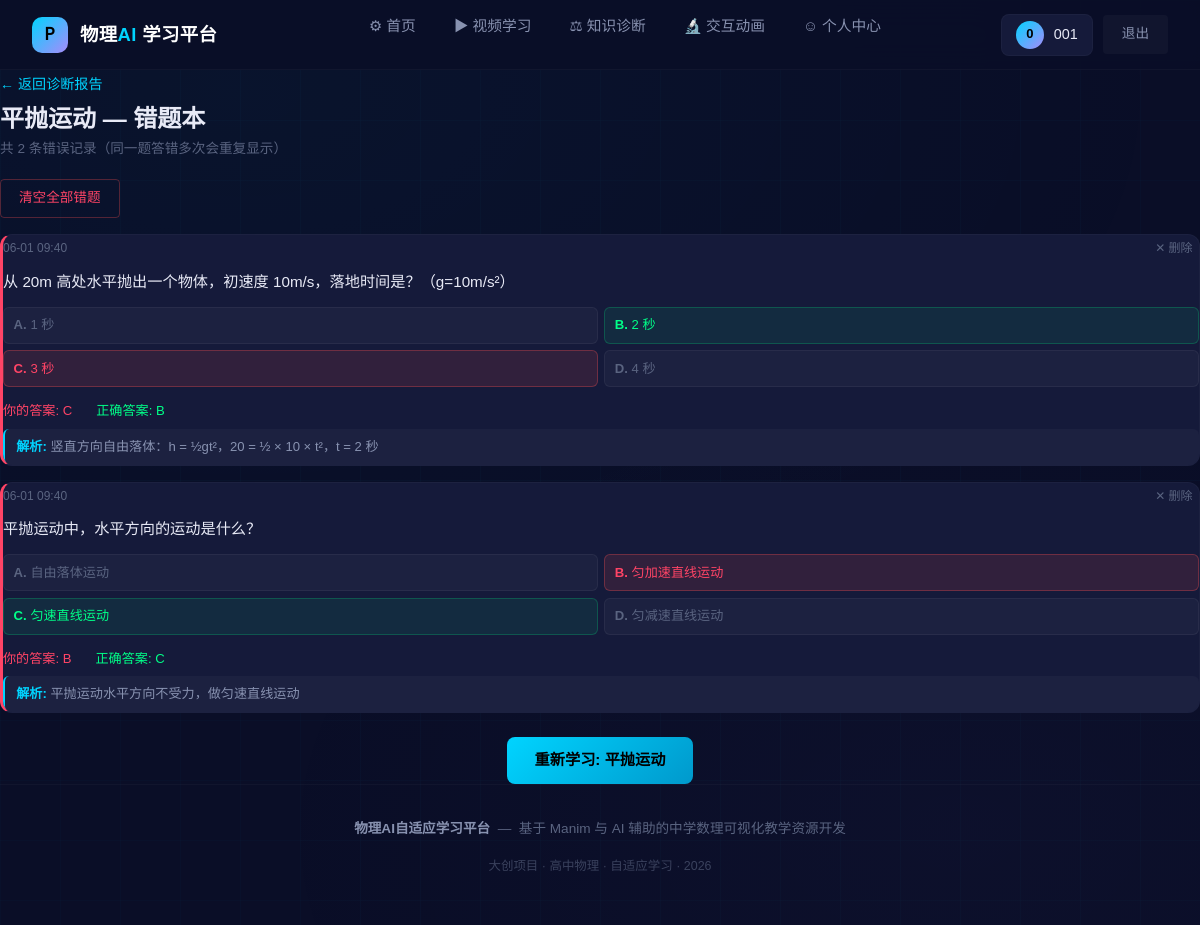
The page /diagnosis/wrong/kinematics_02 (signed in) on the database its author committed.
### app/models.py (models this page shows, shortened)
class User(UserMixin, db.Model):
    __tablename__ = 'users'
    id = db.Column(db.Integer, primary_key=True)
    username = db.Column(db.String(50), unique=True, nullable=False)
    password_hash = db.Column(db.String(256), nullable=False)
    email = db.Column(db.String(100))
    grade = db.Column(db.String(10), default='高一')
    created_at = db.Column(db.DateTime, default=datetime.now(timezone.utc))
    last_login = db.Column(db.DateTime)

class Video(db.Model):
    __tablename__ = 'videos'
    id = db.Column(db.Integer, primary_key=True)
    title = db.Column(db.String(200), nullable=False)
    description = db.Column(db.Text)
    topic = db.Column(db.String(100), nullable=False)
    topic_id = db.Column(db.String(50), nullable=False)
    subject = db.Column(db.String(20), default='物理')
    chapter = db.Column(db.String(50))
    video_path = db.Column(db.String(300), nullable=False)
    cover_path = db.Column(db.String(300))
    duration = db.Column(db.Integer)
    difficulty = db.Column(db.Integer, default=2)
    prerequisites = db.Column(db.Text)
    related = db.Column(db.Text)
    created_at = db.Column(db.DateTime, default=datetime.now(timezone.utc))

class QuizRecord(db.Model):
    __tablename__ = 'quiz_records'
    id = db.Column(db.Integer, primary_key=True)
    user_id = db.Column(db.Integer, db.ForeignKey('users.id'), nullable=False)
    question_id = db.Column(db.Integer, db.ForeignKey('questions.id'), nullable=False)
    user_answer = db.Column(db.String(1))
    is_correct = db.Column(db.Boolean)
    response_time = db.Column(db.Integer)
    answered_at = db.Column(db.DateTime, default=datetime.now(timezone.utc))
    question = db.relationship('Question', backref='records')

class Question(db.Model):
    __tablename__ = 'questions'
    id = db.Column(db.Integer, primary_key=True)
    topic_id = db.Column(db.String(50), nullable=False)
    content = db.Column(db.Text, nullable=False)
    option_a = db.Column(db.Text, nullable=False)
    option_b = db.Column(db.Text, nullable=False)
    option_c = db.Column(db.Text, nullable=False)
    option_d = db.Column(db.Text, nullable=False)
    answer = db.Column(db.String(1), nullable=False)
    explanation = db.Column(db.Text)
    difficulty = db.Column(db.Integer, default=2)
    created_at = db.Column(db.DateTime, default=datetime.now(timezone.utc))

### app/routes/diagnosis.py (the view)
@diagnosis_bp.route('/diagnosis/wrong/<topic_id>')
@login_required
def wrong_questions(topic_id):
    records = QuizRecord.query.filter(
        QuizRecord.user_id == current_user.id,
        QuizRecord.is_correct == False
    ).join(Question).filter(
        Question.topic_id == topic_id
    ).order_by(QuizRecord.answered_at.desc()).all()
    if not records:
        abort(404)
    video = Video.query.filter_by(topic_id=topic_id).first()
    topic_name = video.topic if video else topic_id
    recommended_video = Video.query.filter_by(topic_id=topic_id).first()
    return render_template('wrong_questions.html',
                           records=records,
                           topic_id=topic_id,
                           topic_name=topic_name,
                           recommended_video=recommended_video)

### app/models.py (called while the page is built)
@login_manager.user_loader
def load_user(user_id):
    return User.query.get(int(user_id))

### app/templates/wrong_questions.html (shortened to what this page needs)
{% extends "base.html" %}
{% block content %}
<div style="margin-bottom:1.2rem;">
    <a href="{{ url_for('diagnosis.diagnosis_page') }}" style="color:var(--cyan); text-decoration:none; font-size:0.88rem;">
        ← 返回诊断报告
    </a>
    <h1 style="font-size:1.5rem; font-weight:700; color:var(--text-primary); margin:0.5rem 0 0.2rem;">
        {{ topic_name }} — 错题本
    </h1>
    <p style="font-size:0.85rem; color:var(--text-muted); margin:0;">
        共 {{ records|length }} 条错误记录（同一题答错多次会重复显示）
    </p>
</div>
{% if records %}
<div style="display:flex; gap:0.5rem; margin-bottom:1rem;">
    <button onclick="deleteAllRecords('{{ topic_id }}')" class="btn btn-outline btn-sm" style="color:var(--red); border-color:rgba(255,80,80,0.3);">
        清空全部错题
    </button>
</div>
{% endif %}
{% for record in records %}
<div class="card-dark" id="record-{{ record.id }}" style="margin-bottom:1rem; border-left:3px solid var(--red);">
    <div style="display:flex; justify-content:space-between; align-items:center; font-size:0.75rem; color:var(--text-muted); margin-bottom:0.5rem;">
        <span>{{ record.answered_at.strftime('%m-%d %H:%M') if record.answered_at else '' }}</span>
        <button onclick="deleteRecord({{ record.id }})" style="background:none; border:none; color:var(--text-muted); cursor:pointer; font-size:0.75rem; padding:0.2rem 0.4rem; border-radius:4px;" onmouseover="this.style.color='var(--red)'" onmouseout="this.style.color='var(--text-muted)'">
            ✕ 删除
        </button>
    </div>
    <div style="font-size:0.95rem; color:var(--text-primary); line-height:1.6; margin-bottom:0.8rem;">
        {{ record.question.content if record.question else '题目已删除' }}
    </div>
    {% if record.question %}
    <div style="display:grid; grid-template-columns:1fr 1fr; gap:0.4rem; margin-bottom:0.8rem;">
        {% set opts = [
            ('A', record.question.option_a),
            ('B', record.question.option_b),
            ('C', record.question.option_c),
            ('D', record.question.option_d)
        ] %}
        {% for letter, text in opts %}
        <div style="
            padding:0.4rem 0.6rem;
            border-radius:6px;
            font-size:0.82rem;
            {% if letter == record.user_answer and letter != record.question.answer %}
                background:rgba(255,80,80,0.12); color:var(--red); border:1px solid rgba(255,80,80,0.3);
            {% elif letter == record.question.answer %}
                background:rgba(0,255,136,0.08); color:var(--green); border:1px solid rgba(0,255,136,0.2);
            {% else %}
                background:rgba(255,255,255,0.03); color:var(--text-muted); border:1px solid rgba(255,255,255,0.05);
            {% endif %}
        ">
            <strong>{{ letter }}.</strong> {{ text }}
        </div>
        {% endfor %}
    </div>
    <div style="display:flex; gap:1.5rem; font-size:0.82rem; margin-bottom:0.4rem;">
        <span style="color:var(--red);">你的答案: {{ record.user_answer }}</span>
        <span style="color:var(--green);">正确答案: {{ record.question.answer }}</span>
    </div>
    {% if record.question.explanation %}
    <div style="
        background:rgba(255,255,255,0.03);
        border-radius:6px;
        padding:0.5rem 0.7rem;
        font-size:0.82rem;
        color:var(--text-secondary);
        line-height:1.5;
        border-left:2px solid var(--cyan);
    ">
        <strong style="color:var(--cyan);">解析:</strong> {{ record.question.explanation }}
    </div>
    {% endif %}
    {% endif %}
</div>
{% endfor %}
{% if recommended_video %}
<div style="text-align:center; margin-top:1.5rem;">
    <a href="{{ url_for('videos.video_play', video_id=recommended_video.id) }}"
       class="btn btn-primary btn-glow">
        重新学习: {{ recommended_video.title }}
    </a>
</div>
{% endif %}
{% endblock %}

### app/templates/base.html (shortened to what this page needs)
<!DOCTYPE html>
<html lang="zh-CN">
<head>
    <link href="https://cdn.jsdelivr.net/npm/bootstrap@5.3.3/dist/css/bootstrap.min.css" rel="stylesheet">
    <link href="https://cdn.jsdelivr.net/npm/video.js@8.10.0/dist/video-js.min.css" rel="stylesheet">
    <link rel="stylesheet" href="{{ url_for('static', filename='css/style.css') }}">
</head>
<body>
    <nav class="navbar-custom" id="mainNav" role="navigation" aria-label="主导航">
        <a href="{{ url_for('auth.index') }}" class="nav-brand">
            <div class="nav-brand-icon">P</div>
            <div class="nav-brand-text">物理<span>AI</span> 学习平台</div>
        </a>
        <ul class="nav-links" id="navLinks">
            <li>
                <a href="{{ url_for('auth.index') }}"
                   class="{% if request.endpoint == 'auth.index' %}active{% endif %}">
                    &#9881; 首页
                </a>
            </li>
            <li>
                <a href="{{ url_for('videos.video_list') }}"
                   class="{% if request.endpoint in ['videos.video_list', 'videos.video_play'] %}active{% endif %}">
                    &#9654; 视频学习
                </a>
            </li>
            <li>
                <a href="{{ url_for('diagnosis.diagnosis_page') }}"
                   class="{% if request.endpoint == 'diagnosis.diagnosis_page' %}active{% endif %}">
                    &#9878; 知识诊断
                </a>
            </li>
            <li>
                <a href="{{ url_for('experiments.experiment_list') }}"
                   class="{% if request.endpoint and 'experiments' in request.endpoint %}active{% endif %}">
                    &#128300; 交互动画
                </a>
            </li>
            <li>
                <a href="{{ url_for('auth.profile') }}"
                   class="{% if request.endpoint == 'auth.profile' %}active{% endif %}">
                    &#9786; 个人中心
                </a>
            </li>
        </ul>
        <div class="nav-actions">
            {% if current_user.is_authenticated %}
                <div class="nav-user">
                    <div class="nav-user-avatar">
                        {{ current_user.username|first|upper }}
                    </div>
                    <span>{{ current_user.username }}</span>
                </div>
                <a href="{{ url_for('auth.logout') }}" class="btn btn-ghost btn-sm">退出</a>
            {% else %}
                <a href="{{ url_for('auth.login') }}" class="btn btn-ghost btn-sm">登录</a>
                <a href="{{ url_for('auth.register') }}" class="btn btn-primary btn-sm">注册</a>
            {% endif %}
        </div>
    </nav>
    <main class="page-content page-enter" role="main" id="mainContent">
        {% block content %}{% endblock %}
    </main>
    <footer class="site-footer">
        <p>
            <span class="footer-brand">物理AI自适应学习平台</span>
            &nbsp;&mdash;&nbsp;
            基于 Manim 与 AI 辅助的中学数理可视化教学资源开发
        </p>
        <p class="mt-1" style="font-size:0.78rem; opacity:0.6;">
            大创项目 &middot; 高中物理 &middot; 自适应学习 &middot; 2026
        </p>
    </footer>
</body>
</html>

### app/templates/base.html (style rules this page uses)
.page-enter { animation: pageEnter 0.35s var(--ease-out, ease-out) both; }
.nav-links a, .nav-actions a { transition: color 0.2s, transform 0.15s; }
.btn { transition: transform 0.12s, box-shadow 0.2s, background 0.2s; }
.card-dark { transition: transform 0.2s, box-shadow 0.25s; }

### rows shown on the page
User: username|first "0", username "001"
Video: topic "平抛运动", title "平抛运动"
QuizRecord: answered_at "06-01 09:40", question "从 20m 高处水平抛出一个物体，初速度 10m/s，落地时间是？（g=10m/s²）", user_answer "C", question.answer "B", question.explanation "竖直方向自由落体：h = ½gt²，20 = ½ × 10 × t²，t = 2 秒"
Question: letter "A", option_a "1 秒", answer "B", option_b "2 秒", letter "C", option_c "3 秒", letter "D", option_d "4 秒"
QuizRecord: answered_at "06-01 09:40", question "平抛运动中，水平方向的运动是什么？", user_answer "B", question.answer "C", question.explanation "平抛运动水平方向不受力，做匀速直线运动"
Question: letter "A", option_a "自由落体运动", letter "B", option_b "匀加速直线运动", answer "C", option_c "匀速直线运动", letter "D", option_d "匀减速直线运动"

### other values the page prints
{{ records|length }} "2"
